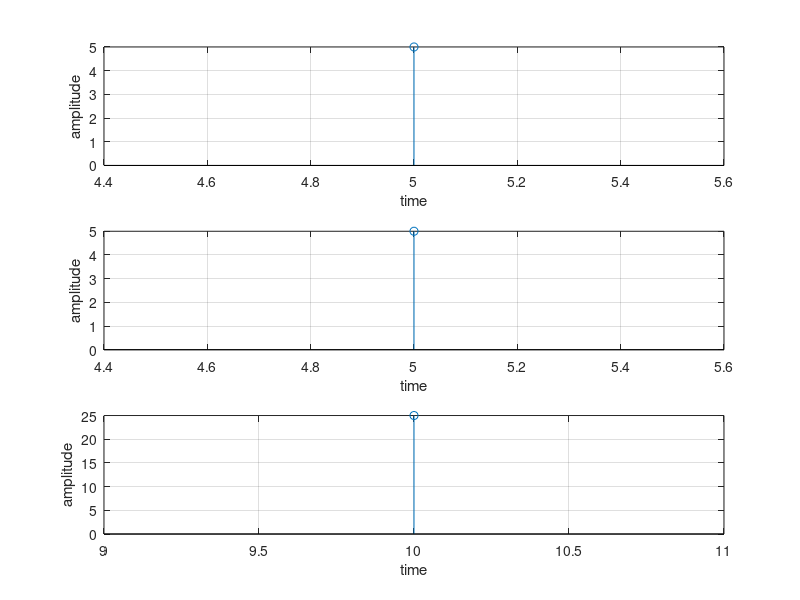

MATLAB code for this plot: (Note: this script raises an error after producing the figure.)
%Program to find the linear convolution of two sequences

x1=input('Enter the first sequence x1(n) = ');
t1=input('Enter the starting time of first sequence t1 = ');
x2=input('Enter the second sequence x2(n) = ');
t2=input('Enter the starting time of second sequence t2 = ');
l1=length(x1);
l2=length(x2);
ln=l1+l2-1;

yn=conv(x1,x2,'full');

a=t1+l1-1;
t=t1:a;
subplot(311);
stem(t,x1);
grid on;
xlabel('time');
ylabel('amplitude');


a=t2+l2-1;
t=t2:a;
subplot(312);
stem(t,x2);
grid on;
xlabel('time');
ylabel('amplitude');


tn=t1+t2;
a=tn+ln-1;
t=tn:a;
subplot(313)
stem(t,yn);
grid on;
xlabel('time');
ylabel('amplitude');
TITLE('Convolved output');
